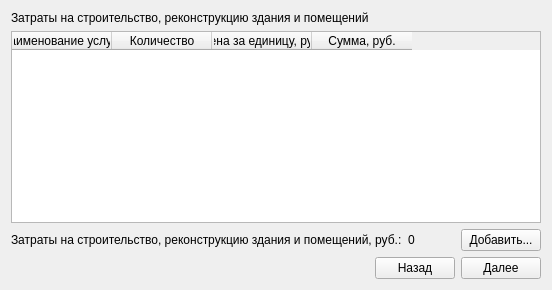
      <widget class="QWidget" name="tab_20">
       <attribute name="title">
        <string>Аналог2</string>
       </attribute>
       <layout class="QVBoxLayout" name="verticalLayout_19">
        <item>
         <widget class="QLabel" name="label_193">
          <property name="text">
           <string>Затраты на строительство, реконструкцию здания и помещений</string>
          </property>
         </widget>
        </item>
        <item>
         <widget class="QTableWidget" name="tableWidget_13">
          <column>
           <property name="text">
            <string>Наименование услуги</string>
           </property>
          </column>
          <column>
           <property name="text">
            <string>Количество</string>
           </property>
          </column>
          <column>
           <property name="text">
            <string>Цена за единицу, руб.</string>
           </property>
          </column>
          <column>
           <property name="text">
            <string>Сумма, руб.</string>
           </property>
          </column>
         </widget>
        </item>
        <item>
         <layout class="QHBoxLayout" name="horizontalLayout_39">
          <item>
           <widget class="QLabel" name="label_40">
            <property name="text">
             <string>Затраты на строительство, реконструкцию здания и помещений, руб.:</string>
            </property>
           </widget>
          </item>
          <item>
           <widget class="QLabel" name="label_41">
            <property name="text">
             <string>0</string>
            </property>
           </widget>
          </item>
          <item>
           <spacer name="horizontalSpacer_35">
            <property name="orientation">
             <enum>Qt::Horizontal</enum>
            </property>
            <property name="sizeHint" stdset="0">
             <size>
              <width>40</width>
              <height>20</height>
             </size>
            </property>
           </spacer>
          </item>
          <item>
           <widget class="QPushButton" name="pushButton_51">
            <property name="text">
             <string>Добавить...</string>
            </property>
           </widget>
          </item>
         </layout>
        </item>
        <item>
         <layout class="QHBoxLayout" name="horizontalLayout_40">
          <item>
           <spacer name="horizontalSpacer_36">
            <property name="orientation">
             <enum>Qt::Horizontal</enum>
            </property>
            <property name="sizeHint" stdset="0">
             <size>
              <width>40</width>
              <height>20</height>
             </size>
            </property>
           </spacer>
          </item>
          <item>
           <widget class="QPushButton" name="pushButton_52">
            <property name="text">
             <string>Назад</string>
            </property>
           </widget>
          </item>
          <item>
           <widget class="QPushButton" name="pushButton_53">
            <property name="text">
             <string>Далее</string>
            </property>
           </widget>
          </item>
         </layout>
        </item>
       </layout>
      </widget>
